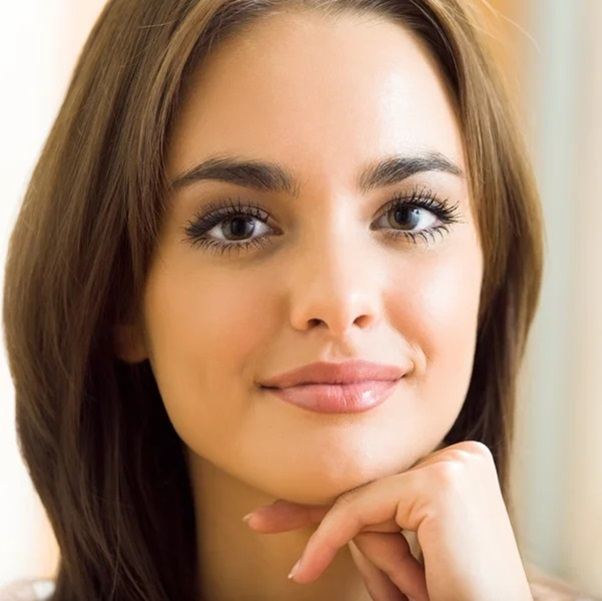
#> input picture OpenCV EEA/600x600.jpg, 602 x 601 px
$ python 220048_Abhishek_Assignment1.py
#> lines starting #> are read from the running program, lines starting #| are printed output that depends on the picture
# libraries
import cv2
import numpy as np
import matplotlib.pyplot as plt

def hybrid(s1,s2):
#> called with s1 = '600x600.jpg', s2 = 'Xaviereea.jpeg'
    img1 =cv2.imread(s1,0)
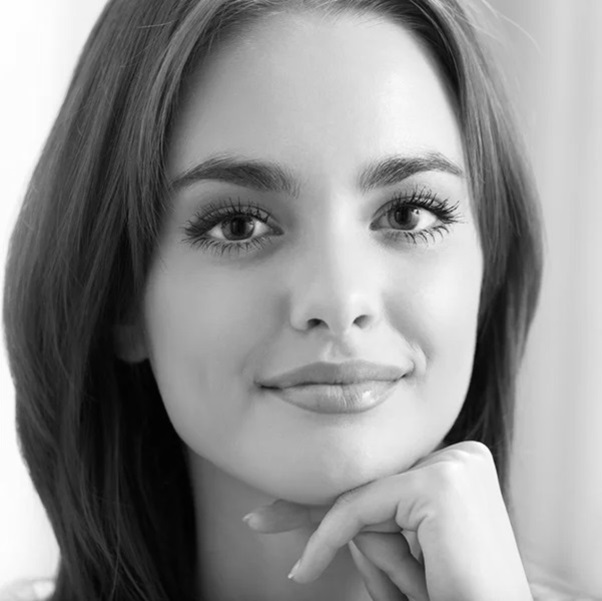
#> img1: shape (601, 602); min 0, max 255, mean 143.5
    img2 =cv2.imread(s2,0)

    # plt.imshow(img1, cmap='gray');plt.axis('off');plt.show()
    # plt.imshow(img2, cmap='gray');plt.axis('off');plt.show()

    F1 = np.fft.fft2(img1)
    F1shift = np.fft.fftshift(F1)
    plt.imshow(np.log1p(np.abs(F1shift)), cmap='gray');plt.axis('off');plt.show()
#> after `plt.imshow(np.log1p(np.abs(F1shift)), cmap='gray')`:
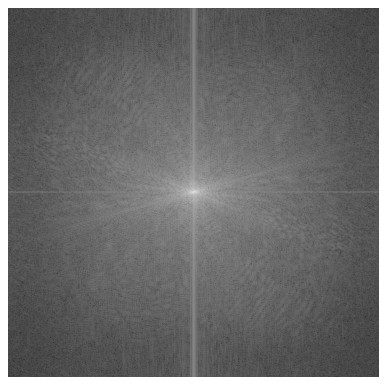
#> figure drawn by matplotlib, 1 panel


#> (the run stopped early here; a loop or call above may not have finished)

$ run again, with OpenCV EEA/Harbola.jpg copied over OpenCV EEA/600x600.jpg
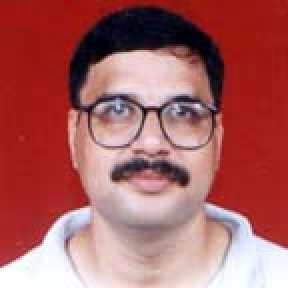
#> input picture OpenCV EEA/Harbola.jpg, 144 x 144 px (shown 2 times larger)
#> in hybrid, `img1 =cv2.imread(s1,0)`:
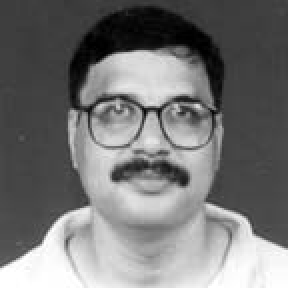
#> img1: shape (144, 144) (shown 2 times larger); min 0, max 255, mean 117.8
#> in hybrid, `plt.imshow(np.log1p(np.abs(F1shift)), cmap='gray')`:
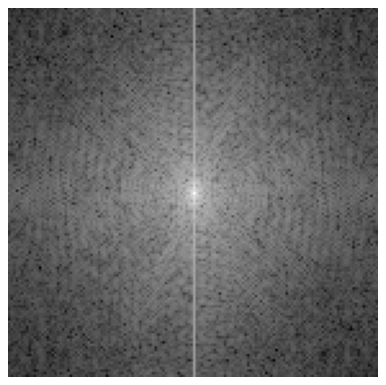
#> figure drawn by matplotlib, 1 panel
